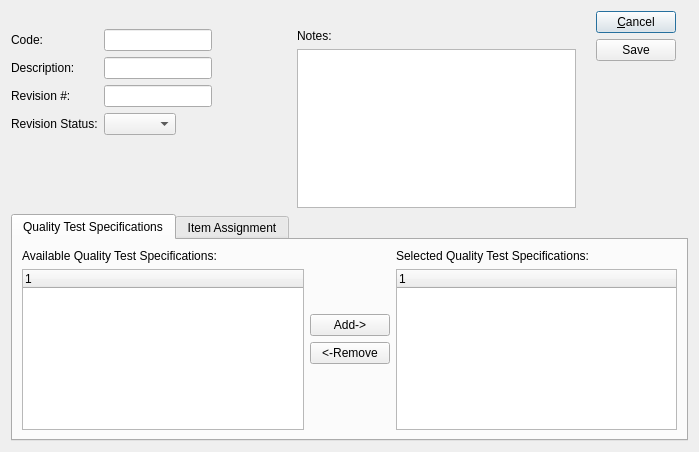
<?xml version="1.0" encoding="UTF-8"?>
<ui version="4.0">
 <comment>This file is part of the xTuple ERP: PostBooks Edition, a free and
open source Enterprise Resource Planning software suite,
Copyright (c) 1999-2014 by OpenMFG LLC, d/b/a xTuple.
It is licensed to you under the Common Public Attribution License
version 1.0, the full text of which (including xTuple-specific Exhibits)
is available at www.xtuple.com/CPAL.  By using this software, you agree
to be bound by its terms.</comment>
 <class>qplan</class>
 <widget class="QDialog" name="qplan">
  <property name="geometry">
   <rect>
    <x>0</x>
    <y>0</y>
    <width>699</width>
    <height>452</height>
   </rect>
  </property>
  <property name="windowTitle">
   <string>Quality Plan</string>
  </property>
  <property name="layoutDirection">
   <enum>Qt::LeftToRight</enum>
  </property>
  <layout class="QGridLayout" name="gridLayout">
   <item row="1" column="0">
    <layout class="QGridLayout" name="gridLayout_2">
     <item row="1" column="2">
      <layout class="QHBoxLayout" name="horizontalLayout_3">
       <item>
        <layout class="QFormLayout" name="formLayout">
         <property name="fieldGrowthPolicy">
          <enum>QFormLayout::FieldsStayAtSizeHint</enum>
         </property>
         <property name="topMargin">
          <number>18</number>
         </property>
         <property name="bottomMargin">
          <number>18</number>
         </property>
         <item row="0" column="0">
          <widget class="QLabel" name="_codeLit">
           <property name="text">
            <string>Code:</string>
           </property>
          </widget>
         </item>
         <item row="0" column="1">
          <widget class="QLineEdit" name="_code"/>
         </item>
         <item row="1" column="0">
          <widget class="QLabel" name="_descLit">
           <property name="text">
            <string>Description:</string>
           </property>
          </widget>
         </item>
         <item row="1" column="1">
          <widget class="XLineEdit" name="_desc"/>
         </item>
         <item row="2" column="0">
          <widget class="QLabel" name="_revNumLit">
           <property name="text">
            <string>Revision #:</string>
           </property>
          </widget>
         </item>
         <item row="2" column="1">
          <widget class="XLineEdit" name="_revnum">
           <property name="enabled">
            <bool>true</bool>
           </property>
          </widget>
         </item>
         <item row="3" column="0">
          <widget class="QLabel" name="_revStatLit">
           <property name="text">
            <string>Revision Status:</string>
           </property>
          </widget>
         </item>
         <item row="3" column="1">
          <widget class="XComboBox" name="_revstat"/>
         </item>
        </layout>
       </item>
       <item>
        <layout class="QVBoxLayout" name="verticalLayout_2">
         <property name="topMargin">
          <number>18</number>
         </property>
         <item>
          <widget class="QLabel" name="_notesLit">
           <property name="text">
            <string>Notes:</string>
           </property>
          </widget>
         </item>
         <item>
          <widget class="XTextEdit" name="_notes"/>
         </item>
        </layout>
       </item>
       <item>
        <layout class="QVBoxLayout" name="verticalLayout">
         <property name="leftMargin">
          <number>14</number>
         </property>
         <property name="rightMargin">
          <number>12</number>
         </property>
         <item>
          <widget class="QPushButton" name="_cancel">
           <property name="text">
            <string>&amp;Cancel</string>
           </property>
          </widget>
         </item>
         <item>
          <widget class="QPushButton" name="_save">
           <property name="text">
            <string>Save</string>
           </property>
          </widget>
         </item>
         <item>
          <spacer name="verticalSpacer_4">
           <property name="orientation">
            <enum>Qt::Vertical</enum>
           </property>
           <property name="sizeHint" stdset="0">
            <size>
             <width>20</width>
             <height>40</height>
            </size>
           </property>
          </spacer>
         </item>
         <item>
          <spacer name="verticalSpacer">
           <property name="orientation">
            <enum>Qt::Vertical</enum>
           </property>
           <property name="sizeType">
            <enum>QSizePolicy::Fixed</enum>
           </property>
           <property name="sizeHint" stdset="0">
            <size>
             <width>20</width>
             <height>0</height>
            </size>
           </property>
          </spacer>
         </item>
        </layout>
       </item>
      </layout>
     </item>
     <item row="2" column="2">
      <widget class="QTabWidget" name="_tabs">
       <property name="currentIndex">
        <number>0</number>
       </property>
       <widget class="QWidget" name="_qspecTab">
        <attribute name="title">
         <string>Quality Test Specifications</string>
        </attribute>
        <layout class="QGridLayout" name="gridLayout_6">
         <item row="0" column="0">
          <layout class="QHBoxLayout" name="horizontalLayout_5">
           <item>
            <layout class="QVBoxLayout" name="verticalLayout_5">
             <item>
              <widget class="QLabel" name="_compAvailableSuccessorsLit">
               <property name="text">
                <string>Available Quality Test Specifications:</string>
               </property>
              </widget>
             </item>
             <item>
              <widget class="XTreeWidget" name="_availableQSpecs"/>
             </item>
            </layout>
           </item>
           <item>
            <layout class="QVBoxLayout" name="verticalLayout_3">
             <item>
              <spacer>
               <property name="orientation">
                <enum>Qt::Vertical</enum>
               </property>
               <property name="sizeType">
                <enum>QSizePolicy::Fixed</enum>
               </property>
               <property name="sizeHint" stdset="0">
                <size>
                 <width>20</width>
                 <height>20</height>
                </size>
               </property>
              </spacer>
             </item>
             <item>
              <layout class="QVBoxLayout" name="verticalLayout_4">
               <item>
                <widget class="QPushButton" name="_addSpec">
                 <property name="text">
                  <string>Add-&gt;</string>
                 </property>
                </widget>
               </item>
               <item>
                <widget class="QPushButton" name="_removeSpec">
                 <property name="text">
                  <string>&lt;-Remove</string>
                 </property>
                </widget>
               </item>
              </layout>
             </item>
             <item>
              <spacer>
               <property name="orientation">
                <enum>Qt::Vertical</enum>
               </property>
               <property name="sizeType">
                <enum>QSizePolicy::Fixed</enum>
               </property>
               <property name="sizeHint" stdset="0">
                <size>
                 <width>20</width>
                 <height>20</height>
                </size>
               </property>
              </spacer>
             </item>
            </layout>
           </item>
           <item>
            <layout class="QVBoxLayout" name="verticalLayout_6">
             <item>
              <widget class="QLabel" name="_addedbooitemsLit">
               <property name="text">
                <string>Selected Quality Test Specifications:</string>
               </property>
              </widget>
             </item>
             <item>
              <widget class="XTreeWidget" name="_selectedQSpecs"/>
             </item>
            </layout>
           </item>
          </layout>
         </item>
        </layout>
       </widget>
       <widget class="QWidget" name="_itemAssignments">
        <attribute name="title">
         <string>Item Assignment</string>
        </attribute>
        <layout class="QGridLayout" name="gridLayout_5">
         <item row="11" column="0">
          <layout class="QHBoxLayout" name="horizontalLayout_6">
           <item>
            <layout class="QVBoxLayout" name="verticalLayout_7">
             <item>
              <widget class="QLabel" name="_assignedItemsLit">
               <property name="text">
                <string>Assigned Items:</string>
               </property>
              </widget>
             </item>
             <item>
              <widget class="XTreeWidget" name="_assignedItems">
               <zorder>qt_scrollarea_viewport</zorder>
              </widget>
             </item>
            </layout>
           </item>
           <item>
            <layout class="QVBoxLayout" name="verticalLayout_8">
             <item>
              <layout class="QVBoxLayout" name="verticalLayout_9">
               <item>
                <widget class="QPushButton" name="_addItem">
                 <property name="text">
                  <string>Add Item</string>
                 </property>
                </widget>
               </item>
               <item>
                <widget class="QPushButton" name="_editItem">
                 <property name="text">
                  <string>Edit Item</string>
                 </property>
                </widget>
               </item>
               <item>
                <widget class="QPushButton" name="_removeItem">
                 <property name="text">
                  <string>Remove</string>
                 </property>
                </widget>
               </item>
              </layout>
             </item>
             <item>
              <spacer>
               <property name="orientation">
                <enum>Qt::Vertical</enum>
               </property>
               <property name="sizeType">
                <enum>QSizePolicy::Fixed</enum>
               </property>
               <property name="sizeHint" stdset="0">
                <size>
                 <width>20</width>
                 <height>20</height>
                </size>
               </property>
              </spacer>
             </item>
            </layout>
           </item>
          </layout>
         </item>
        </layout>
       </widget>
      </widget>
     </item>
    </layout>
   </item>
  </layout>
 </widget>
 <customwidgets>
  <customwidget>
   <class>XComboBox</class>
   <extends>QComboBox</extends>
   <header>xcombobox.h</header>
  </customwidget>
  <customwidget>
   <class>XLineEdit</class>
   <extends>QLineEdit</extends>
   <header>xlineedit.h</header>
  </customwidget>
  <customwidget>
   <class>XTreeWidget</class>
   <extends>QTreeWidget</extends>
   <header>xtreewidget.h</header>
   <container>1</container>
  </customwidget>
  <customwidget>
   <class>XTextEdit</class>
   <extends>QTextEdit</extends>
   <header>xtextedit.h</header>
  </customwidget>
 </customwidgets>
 <tabstops>
  <tabstop>_save</tabstop>
  <tabstop>_availableQSpecs</tabstop>
  <tabstop>_notes</tabstop>
  <tabstop>_tabs</tabstop>
  <tabstop>_cancel</tabstop>
  <tabstop>_addSpec</tabstop>
  <tabstop>_removeSpec</tabstop>
  <tabstop>_selectedQSpecs</tabstop>
  <tabstop>_assignedItems</tabstop>
  <tabstop>_removeItem</tabstop>
 </tabstops>
 <resources/>
 <connections>
  <connection>
   <sender>_cancel</sender>
   <signal>clicked()</signal>
   <receiver>qplan</receiver>
   <slot>close()</slot>
   <hints>
    <hint type="sourcelabel">
     <x>335</x>
     <y>31</y>
    </hint>
    <hint type="destinationlabel">
     <x>246</x>
     <y>7</y>
    </hint>
   </hints>
  </connection>
 </connections>
</ui>
